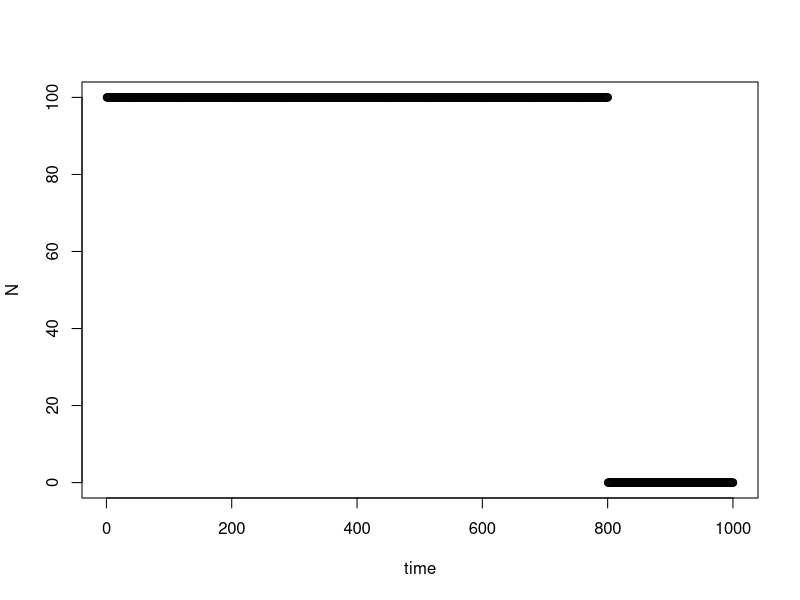

The R script that drew this image:
## ---- chunk 1
knitr::opts_chunk$set(echo = TRUE)
## ---- chunk 2
time <- 1:1000
N <- c(rep(100,800),rep(0,200))
plot(time,N)
